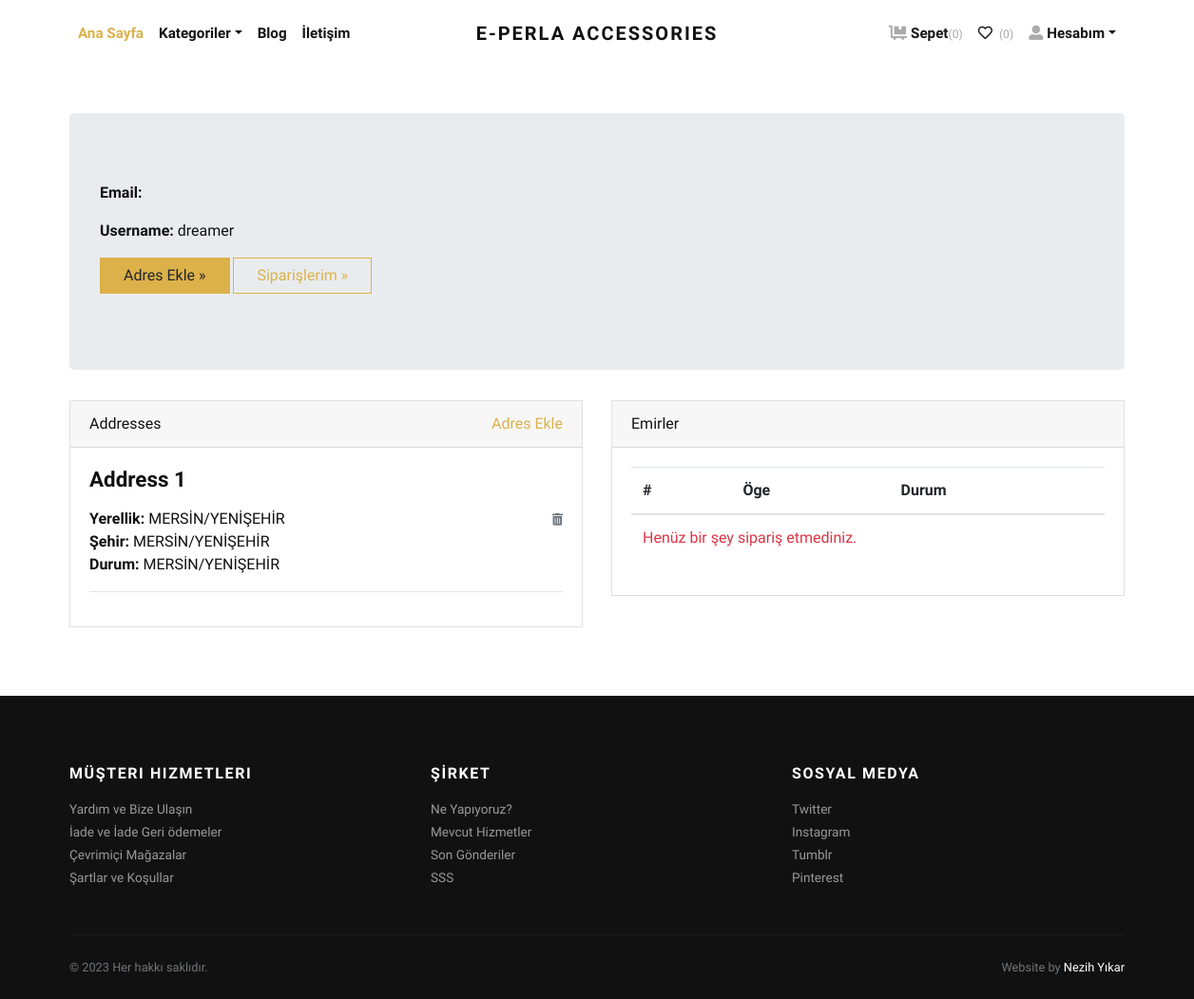
The app's page /accounts/profile/ (signed in) with its own data.
### store/models.py (models this page shows, shortened)
class Address(models.Model):
    user = models.ForeignKey(User, verbose_name="Kulllanıcı Adı", on_delete=models.CASCADE)
    locality = models.CharField(max_length=150, verbose_name="En Yakın Konum")
    city = models.CharField(max_length=150, verbose_name="Şehir")
    state = models.CharField(max_length=150, verbose_name="Durum")

### store/views.py (the view)
# urls.py: path('accounts/profile/', views.profile, name="profile"),
@login_required
def profile(request):
    addresses = Address.objects.filter(user=request.user)
    orders = Order.objects.filter(user=request.user)
    return render(request, 'account/profile.html', {'addresses': addresses, 'orders': orders})

### store/context_preprocessors.py (called while the page is built)
def store_menu(request):
    categories = Category.objects.filter(is_active=True)
    context = {
        'categories_menu': categories,
    }
    return context

def cart_menu(request):
    if request.user.is_authenticated:
        cart_items= Cart.objects.filter(user=request.user)
        context = {
            'cart_items': cart_items,
        }
    else:
        context = {}
    return context

### templates/account/profile.html (shortened to what this page needs)
{% extends 'base.html' %}
{% load static %}
    {% block content %}
      <div class="container py-5">
        <div class="jumbotron">
          <p><strong>Email:</strong> {{request.user.email}}</p>
          <p><strong>Username:</strong> {{request.user.username}}</p>
          <p><a class="btn btn-primary btn-large" href="{% url 'store:add-address' %}">Adres Ekle »</a> <a class="btn btn-outline-primary btn-large" href="#">Siparişlerim »</a></p>
        </div>
        <div class="row">
          <div class="col-lg-6">
            <div class="card mb-4" id="headings">
              <div class="card-header">Addresses <span class="float-right"><a href="{% url 'store:add-address' %}">Adres Ekle</a></span></div>
              <div class="card-body">
                {% if addresses %}
                    {% for address in addresses %}
                        <h4 class="mb-3">Address {{forloop.counter}}</h4>
                        <span class="float-right"><a href="{% url 'store:remove-address' address.id %}"><i class="fas fa-trash-alt small text-muted"></i></a></span>
                        <p>
                            <strong>Yerellik: </strong>{{address.locality}} <br>
                            <strong>Şehir: </strong>{{address.city}} <br>
                            <strong>Durum: </strong>{{address.state}} <br>
                        </p>
                        <hr>
                    {% endfor %}
                {% else %}
                <div class="text-danger">
                  Adres Eklenmedi.
                </div>
                {% endif %}
              </div>
            </div>
          </div>
          <div class="col-lg-6">
            <div class="card mb-4" id="tables">
              <div class="card-header">Emirler</div>
              <div class="card-body">
                <table class="table table-hover">
                  <thead>
                    <tr>
                      <th>#</th>
                      <th>Öge</th>
                      <th>Durum</th>
                    </tr>
                  </thead>
                  <tbody>
                    {% if orders %}
                      {% for order in orders %}
                        <tr>
                          <td>{{forloop.counter}}</td>
                          <td>{{order.product.title}}</td>
                          <td>
                            {{order.status}}
                          </td>
                        </tr>
                      {% endfor %}
                    {% else %}
                    <tr>
                      <td class="text-danger" colspan="3">Henüz bir şey sipariş etmediniz.</td>
                    </tr>
                    {% endif %}
                  </tbody>
                </table>
              </div>
            </div>
          </div>
        </div>
      </div>
{% endblock content %}

### static/css/style.default.css (style rules this page uses)
strong { font-weight: 700; }
.btn { font-weight: 400; border: 1px solid transparent; font-family: inherit; padding: 0.375rem 1.5rem; font-size: 1rem; line-height: 1.5; border-radius: 0; transition: color 0.15s ease-in-out, background-color 0.15s ease-in-out, border-color 0.15s ease-in-out, box-shadow 0.15s ease-in-out; }
.btn-primary { color: #212529; background-color: #dcb14a; border-color: #dcb14a; }
.btn-outline-primary { color: #dcb14a; background-color: transparent; background-image: none; border-color: #dcb14a; }
body { font-family: "Libre Franklin", sans-serif; font-size: 1rem; font-weight: 400; line-height: 1.5; color: #111111; background-color: #fff; }
a { color: #dcb14a; text-decoration: none; }
h1, h2, h3, h4, h5, h6, .h1, .h2, .h3, .h4, .h5, .h6 { margin-bottom: 0.5rem; font-family: inherit; font-weight: 900; line-height: 1.2; color: inherit; }
h4, .h4 { font-size: 1.4rem; }
hr { border-top: 1px solid rgba(17, 17, 17, 0.1); }
small, .small { font-size: 80%; font-weight: 400; }
.text-danger { color: #dc3545 !important; }
.card { background-color: #fff; border: 1px solid rgba(17, 17, 17, 0.125); border-radius: 0; }
.card-body { padding: 1.25rem; }
.card-header { padding: 0.75rem 1.25rem; background-color: rgba(17, 17, 17, 0.03); border-bottom: 1px solid rgba(17, 17, 17, 0.125); }
.card-header:first-child { border-radius: calc(0 - 1px) calc(0 - 1px) 0 0; }

### records on screen
Address: locality "MERSİN/YENİŞEHİR", city "MERSİN/YENİŞEHİR", state "MERSİN/YENİŞEHİR"

### other values on screen
{{ cart_items.count }} "0"
{{ request.user.username }} "dreamer"
